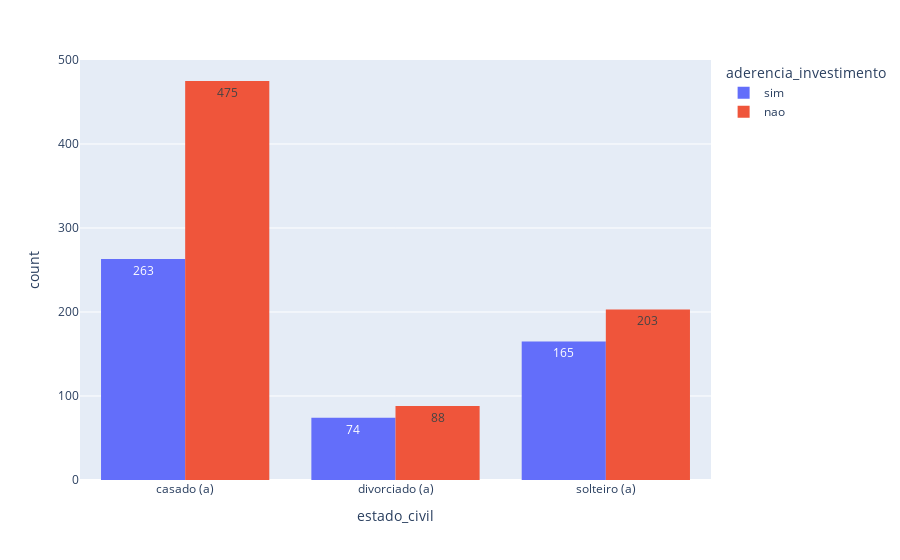

Notebook code for this chart:
### Code cell
px.histogram(dados, x = 'estado_civil', text_auto = True, color = 'aderencia_investimento', barmode = 'group')

### Figure 1 — Plotly figure (JSON) as saved in the notebook; plotly's stock layout.template omitted (floating-point values rounded to 4 significant figures; data arrays with more than 128 entries replaced by an {"elided": "..."} marker saying what was removed)
{"data": [{"alignmentgroup": "True", "bingroup": "x", "hovertemplate": "aderencia_investimento=sim<br>estado_civil=%{x}<br>count=%{y}<extra></extra>", "legendgroup": "sim", "marker": {"color": "#636efa", "pattern": {"shape": ""}}, "name": "sim", "offsetgroup": "sim", "orientation": "v", "showlegend": true, "texttemplate": "%{value}", "type": "histogram", "x": {"elided": "502 str values"}, "xaxis": "x", "yaxis": "y"}, {"alignmentgroup": "True", "bingroup": "x", "hovertemplate": "aderencia_investimento=nao<br>estado_civil=%{x}<br>count=%{y}<extra></extra>", "legendgroup": "nao", "marker": {"color": "#EF553B", "pattern": {"shape": ""}}, "name": "nao", "offsetgroup": "nao", "orientation": "v", "showlegend": true, "texttemplate": "%{value}", "type": "histogram", "x": {"elided": "766 str values"}, "xaxis": "x", "yaxis": "y"}], "layout": {"barmode": "group", "legend": {"title": {"text": "aderencia_investimento"}, "tracegroupgap": 0}, "margin": {"t": 60}, "xaxis": {"anchor": "y", "domain": [0, 1], "title": {"text": "estado_civil"}}, "yaxis": {"anchor": "x", "domain": [0, 1], "title": {"text": "count"}}}}
